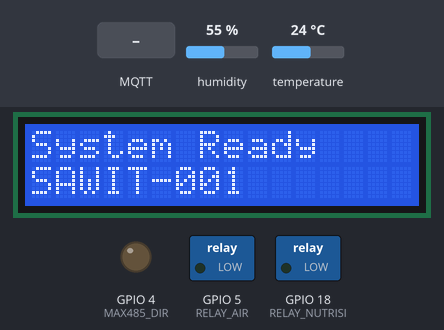
A sketch run on a simulated ESP32. Parts: 16×2 character LCD, switched loads named in the sketch (green lamp = pin HIGH), output pins drawn as LEDs (lit = HIGH). The test bench sets the inputs (shaded band); at power-on: humidity 55 %, temperature 24 °C. WiFi joins after 1.5 s; servers stay silent unless stated; the local clock reads 2024-03-15 10:24:30 at power-on unless the sketch sets it; random numbers use the default seed unless the sketch sets one; no MQTT or app messages arrive unless stated; what the sketch prints to the serial monitor is not drawn.

Above: at 4.8 s.
At 8.8 s:
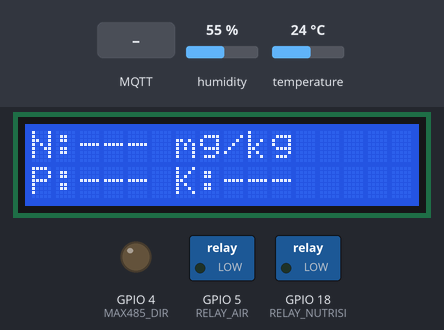
8.9 s: MQTT message "{" arrives on the first subscribed topic
At 13.2 s:
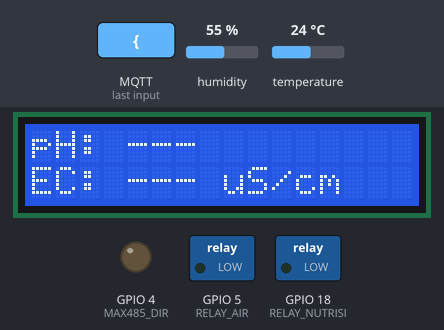
13.8 s: MQTT message "ON" arrives on the first subscribed topic
17.8 s: humidity set to 22 %
At 21.5 s:
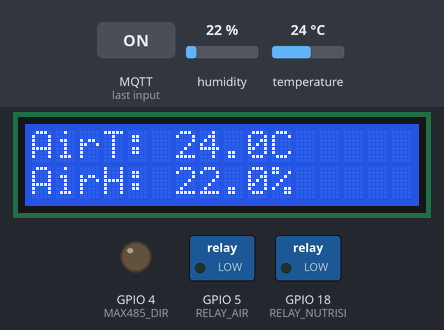
21.9 s: MQTT message "AUTO" arrives on the first subscribed topic
Timing chart, 0 to 24.9 s (numbered marks = the images above; inputs shaded):
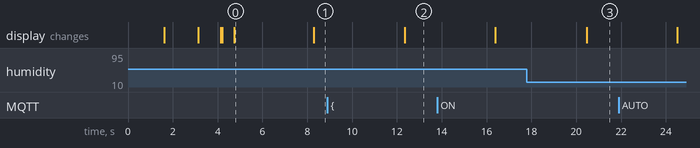

Measured:
- what the display in image 0 shows lasts 3.6 s, from 4.7 s to 8.3 s

The sketch:

sawit_esp32_fixed.ino
```cpp
#include <WiFi.h>
#include <WiFiClientSecure.h>
#include <PubSubClient.h>
#include <ArduinoJson.h>
#include <Wire.h>
#include <LiquidCrystal_I2C.h>
#include <RTClib.h>
#include <DHTesp.h>
#include <ModbusMaster.h>

// ============================================================
// KONFIGURASI
// ============================================================

// ── WiFi ──────────────────────────────────────────────────────
const char* ssid     = "lenovo";
const char* password = "12345678";

// ── MQTT HiveMQ Cloud ─────────────────────────────────────────
const char* mqtt_server = "559ff90d4b154001a8ccc6b560018c8e.s1.eu.hivemq.cloud";
const int   mqtt_port   = 8883;
const char* mqtt_user   = "Rohman";
const char* mqtt_pass   = "Rohman123";
const char* mqtt_topic  = "sawit/sensor/esp32";
const char* mqtt_ctrl   = "sawit/control/#";
const char* DEVICE_ID   = "SAWIT-001";

// ── Buffer MQTT — WAJIB >= panjang payload ────────────────────
#define MQTT_BUFFER_SIZE 512

// ── Pin ───────────────────────────────────────────────────────
#define RXD2          17
#define TXD2          16
#define MAX485_DIR     4
#define DHTPIN        15
#define RELAY_AIR      5
#define RELAY_NUTRISI 18

// ============================================================
// OBJEK GLOBAL
// ============================================================
WiFiClientSecure  espClient;
PubSubClient      client(espClient);
ModbusMaster      node;
DHTesp            dht;
LiquidCrystal_I2C lcd(0x27, 16, 2);
RTC_DS3231        rtc;

// ============================================================
// STATE AKTUATOR
// ============================================================
bool   pumpAir     = false;
bool   pumpNutrisi = false;
String sysMode     = "AUTO";

// ============================================================
// DATA SENSOR
// FIX: inisialisasi NAN bukan 0, agar sensor "belum terbaca"
//      bisa dibedakan dari nilai valid 0
// ============================================================
float soilHum  = NAN, soilTemp = NAN, ph = NAN, ec = NAN;
float nitrogen = NAN, phosphor = NAN, kalium = NAN;
float airTemp  = NAN, airHum   = NAN;

// ── Cache sensor ──────────────────────────────────────────────
float  c_soilHum   = -1,   c_soilTemp = -1, c_ph = -1, c_ec = -1;
float  c_nitrogen  = -1,   c_phosphor = -1, c_kalium = -1;
float  c_airTemp   = -100, c_airHum   = -100;

// ── Cache aktuator ────────────────────────────────────────────
bool   c_pumpAir     = false;
bool   c_pumpNutrisi = false;
String c_sysMode     = "AUTO";

// ── Status Modbus ─────────────────────────────────────────────
bool    modbusOK  = false;
uint8_t modbusErr = 0;

// ── Timer ─────────────────────────────────────────────────────
unsigned long lastSensor  = 0;
unsigned long lastPublish = 0;
unsigned long lastLCD     = 0;
int           lcdPage     = 0;

const unsigned long SENSOR_INTERVAL  = 2000;
const unsigned long PUBLISH_INTERVAL = 30000;

// ── Forward declaration ───────────────────────────────────────
void publishMQTT();

// ============================================================
// HELPER
// ============================================================
String pad2(int n) {
  return (n < 10 ? "0" : "") + String(n);
}

// FIX: helper serialisasi float — kirim "null" kalau NaN
//      sehingga dashboard React mempertahankan nilai terakhir
String fval(float v, int dec) {
  return isnan(v) ? "null" : String(v, dec);
}

// FIX: helper LCD — tampilkan "---" kalau NaN
String fstr(float v, int dec, String unit = "") {
  return isnan(v) ? "---" : (String(v, dec) + unit);
}

// ============================================================
// MODBUS — RS485
// ============================================================
void preTransmission()  { digitalWrite(MAX485_DIR, HIGH); }
void postTransmission() { digitalWrite(MAX485_DIR, LOW);  }

void readModbus() {
  uint8_t result = node.readHoldingRegisters(0x0000, 7);

  if (result == node.ku8MBSuccess) {
    modbusOK  = true;
    modbusErr = 0;

    soilHum  = node.getResponseBuffer(0) / 10.0;
    soilTemp = node.getResponseBuffer(1) / 10.0;
    ec       = node.getResponseBuffer(2) / 10.0;
    ph       = node.getResponseBuffer(3) / 10.0;
    nitrogen = node.getResponseBuffer(4);
    phosphor = node.getResponseBuffer(5);
    kalium   = node.getResponseBuffer(6);

    Serial.printf("[MODBUS] SoilHum:%.1f SoilTemp:%.1f EC:%.1f pH:%.2f N:%.0f P:%.0f K:%.0f\n",
                  soilHum, soilTemp, ec, ph, nitrogen, phosphor, kalium);
  } else {
    modbusOK  = false;
    modbusErr = result;
    Serial.printf("[MODBUS ERROR] Code: 0x%02X\n", result);
    // FIX: tidak reset ke 0 — variabel tetap di nilai terakhir yang valid (atau NAN)
    //      sehingga dashboard tidak menerima nilai 0 palsu
  }
}

// ============================================================
// DHT22
// ============================================================
void readDHT() {
  TempAndHumidity data = dht.getTempAndHumidity();
  // FIX: hanya update kalau baca berhasil (tidak NaN)
  //      jika gagal, airTemp/airHum tetap di nilai sebelumnya
  if (!isnan(data.temperature)) airTemp = data.temperature;
  if (!isnan(data.humidity))    airHum  = data.humidity;
  Serial.printf("[DHT] AirTemp:%s AirHum:%s\n",
                fstr(airTemp, 1).c_str(),
                fstr(airHum,  1).c_str());
}

// ============================================================
// CEK PERUBAHAN SIGNIFIKAN
// FIX: isnan() check agar NAN tidak dianggap "berubah" terus
// ============================================================
bool isChanged() {
  // Aktuator
  if (pumpAir     != c_pumpAir)     return true;
  if (pumpNutrisi != c_pumpNutrisi) return true;
  if (sysMode     != c_sysMode)     return true;

  // Sensor fisik — skip cek kalau nilai masih NAN
  if (!isnan(soilHum)  && abs(soilHum  - c_soilHum)  > 1.0f) return true;
  if (!isnan(soilTemp) && abs(soilTemp - c_soilTemp) > 0.5f) return true;
  if (!isnan(ph)       && abs(ph       - c_ph)       > 0.2f) return true;
  if (!isnan(ec)       && abs(ec       - c_ec)       > 1.0f) return true;
  if (!isnan(nitrogen) && abs(nitrogen - c_nitrogen) > 1.0f) return true;
  if (!isnan(phosphor) && abs(phosphor - c_phosphor) > 1.0f) return true;
  if (!isnan(kalium)   && abs(kalium   - c_kalium)   > 1.0f) return true;
  if (!isnan(airTemp)  && abs(airTemp  - c_airTemp)  > 0.5f) return true;
  if (!isnan(airHum)   && abs(airHum   - c_airHum)   > 1.0f) return true;

  return false;
}

void updateCache() {
  c_pumpAir     = pumpAir;
  c_pumpNutrisi = pumpNutrisi;
  c_sysMode     = sysMode;

  c_soilHum  = soilHum;
  c_soilTemp = soilTemp;
  c_ph       = ph;
  c_ec       = ec;
  c_nitrogen = nitrogen;
  c_phosphor = phosphor;
  c_kalium   = kalium;
  c_airTemp  = airTemp;
  c_airHum   = airHum;
}

// ============================================================
// LCD — rotasi 7 halaman setiap 4 detik
// FIX: gunakan fstr() agar tampil "---" saat sensor belum siap
// ============================================================
void updateLCD() {
  if (millis() - lastLCD < 4000) return;
  lastLCD = millis();
  lcd.clear();

  switch (lcdPage) {
    case 0:
      lcd.setCursor(0, 0); lcd.print("N:" + fstr(nitrogen, 0) + " mg/kg");
      lcd.setCursor(0, 1); lcd.print("P:" + fstr(phosphor, 0) + " K:" + fstr(kalium, 0));
      break;
    case 1:
      lcd.setCursor(0, 0); lcd.print("pH: "  + fstr(ph, 2));
      lcd.setCursor(0, 1); lcd.print("EC: "  + fstr(ec, 1) + " uS/cm");
      break;
    case 2:
      lcd.setCursor(0, 0); lcd.print("SoilHum: " + fstr(soilHum,  1) + "%");
      lcd.setCursor(0, 1); lcd.print("SoilTmp: " + fstr(soilTemp, 1) + "C");
      break;
    case 3:
      lcd.setCursor(0, 0); lcd.print("AirT: " + fstr(airTemp, 1) + "C");
      lcd.setCursor(0, 1); lcd.print("AirH: " + fstr(airHum,  1) + "%");
      break;
    case 4: {
      DateTime now = rtc.now();
      lcd.setCursor(0, 0);
      lcd.print(pad2(now.hour()) + ":" + pad2(now.minute()) + ":" + pad2(now.second()));
      lcd.setCursor(0, 1);
      lcd.print(pad2(now.day()) + "/" + pad2(now.month()) + "/" + String(now.year()));
      break;
    }
    case 5:
      lcd.setCursor(0, 0);
      lcd.print("PmpAir:" + String(pumpAir ? "ON" : "OFF") +
                " Ntr:" + String(pumpNutrisi ? "ON" : "OFF"));
      lcd.setCursor(0, 1);
      lcd.print("Mode:" + sysMode + " " + String(WiFi.RSSI()) + "dB");
      break;
    case 6:
      lcd.setCursor(0, 0);
      lcd.print(modbusOK ? "MODBUS: OK" : "MODBUS: ERR");
      lcd.setCursor(0, 1);
      lcd.print("ErrCode: 0x" + String(modbusErr, HEX));
      break;
  }

  if (++lcdPage > 6) lcdPage = 0;
}

// ============================================================
// MQTT CALLBACK
// ============================================================
void mqttCallback(char* topic, byte* payload, unsigned int length) {
  String topicStr = String(topic);
  String msg      = "";

  for (unsigned int i = 0; i < length; i++) msg += (char)payload[i];
  Serial.printf("[MQTT IN] %s → %s\n", topic, msg.c_str());

  String value = msg;

  if (msg.startsWith("{")) {
    StaticJsonDocument<256> doc;
    DeserializationError err = deserializeJson(doc, msg);
    if (!err && doc.containsKey("value")) {
      value = doc["value"].as<String>();
      Serial.printf("[MQTT] JSON parsed, value: %s\n", value.c_str());
    } else {
      Serial.println("[MQTT] JSON parse gagal atau field 'value' tidak ada, skip.");
      return;
    }
  }

  if (topicStr.endsWith("pump_air")) {
    pumpAir = (value == "ON");
    digitalWrite(RELAY_AIR, pumpAir ? HIGH : LOW);
    Serial.printf("[CTRL] Pompa Air: %s\n", pumpAir ? "ON" : "OFF");
    publishMQTT();
  }
  else if (topicStr.endsWith("pump_nutrisi")) {
    pumpNutrisi = (value == "ON");
    digitalWrite(RELAY_NUTRISI, pumpNutrisi ? HIGH : LOW);
    Serial.printf("[CTRL] Pompa Nutrisi: %s\n", pumpNutrisi ? "ON" : "OFF");
    publishMQTT();
  }
  else if (topicStr.endsWith("mode")) {
    if (value == "AUTO" || value == "MANUAL") {
      sysMode = value;
      Serial.printf("[CTRL] Mode: %s\n", sysMode.c_str());
      publishMQTT();
    }
  }
}

// ============================================================
// WIFI
// ============================================================
void setupWifi() {
  lcd.clear(); lcd.print("Connecting WiFi");
  Serial.print("WiFi: menghubungkan");
  WiFi.begin(ssid, password);

  int attempts = 0;
  while (WiFi.status() != WL_CONNECTED && attempts < 20) {
    delay(500); Serial.print("."); attempts++;
  }

  if (WiFi.status() == WL_CONNECTED) {
    Serial.printf("\nWiFi OK — IP: %s\n", WiFi.localIP().toString().c_str());
    lcd.clear(); lcd.print("WiFi Connected");
  } else {
    Serial.println("\nWiFi GAGAL — lanjut offline");
    lcd.clear(); lcd.print("WiFi FAILED");
  }
  delay(1000);
}

// ============================================================
// MQTT RECONNECT
// ============================================================
void mqttReconnect() {
  int attempts = 0;
  while (!client.connected() && attempts < 5) {
    lcd.clear(); lcd.print("MQTT Connecting");
    String clientId = String(DEVICE_ID) + "-" + String(random(1000, 9999));
    Serial.printf("MQTT connect sebagai %s...\n", clientId.c_str());

    if (client.connect(clientId.c_str(), mqtt_user, mqtt_pass)) {
      client.subscribe(mqtt_ctrl);
      Serial.println("MQTT terhubung.");
      lcd.clear(); lcd.print("MQTT Connected");
      delay(500);
      return;
    }

    Serial.printf("MQTT gagal rc=%d, coba lagi...\n", client.state());
    delay(2000);
    attempts++;
  }
}

// ============================================================
// PUBLISH MQTT
// FIX: gunakan fval() untuk semua field sensor fisik
//      → kirim "null" ke JSON kalau sensor belum/gagal baca
//      → dashboard React akan pertahankan nilai terakhir yang valid
// ============================================================
void publishMQTT() {
  if (!client.connected()) {
    Serial.println("[MQTT] Tidak terhubung, reconnect dulu...");
    mqttReconnect();
    if (!client.connected()) {
      Serial.println("[MQTT] Reconnect gagal, skip publish.");
      return;
    }
  }

  DateTime now = rtc.now();
  String timeStr = pad2(now.hour())   + ":" + pad2(now.minute()) + ":" + pad2(now.second());
  String dateStr = pad2(now.day())    + "/" + pad2(now.month())  + "/" + String(now.year());

  String payload = "{";

  payload += "\"device_id\":\""    + String(DEVICE_ID) + "\",";
  payload += "\"device_status\":\"ONLINE\",";
  payload += "\"time\":\""         + timeStr            + "\",";
  payload += "\"date\":\""         + dateStr            + "\",";
  payload += "\"wifi_signal\":"    + String(WiFi.RSSI())+ ",";

  // FIX: fval() → null jika NaN, bukan 0
  payload += "\"soil_hum\":"       + fval(soilHum,  1)  + ",";
  payload += "\"soil_temp\":"      + fval(soilTemp, 1)  + ",";
  payload += "\"ph\":"             + fval(ph,        2)  + ",";
  payload += "\"ec\":"             + fval(ec,        1)  + ",";

  payload += "\"npk\":{";
  payload += "\"nitrogen\":"   + fval(nitrogen, 0) + ",";
  payload += "\"phosphorus\":" + fval(phosphor, 0) + ",";
  payload += "\"potassium\":"  + fval(kalium,   0);
  payload += "},";

  // FIX: fval() → null jika NaN, bukan 0
  payload += "\"temperature\":" + fval(airTemp, 1) + ",";
  payload += "\"humidity\":"    + fval(airHum,  1) + ",";

  payload += "\"pump_air\":\""     + String(pumpAir     ? "ON" : "OFF") + "\",";
  payload += "\"pump_nutrisi\":\"" + String(pumpNutrisi ? "ON" : "OFF") + "\",";
  payload += "\"mode\":\""         + sysMode + "\"";

  payload += "}";

  Serial.printf("[MQTT] Ukuran payload: %d byte (buffer: %d)\n",
                payload.length(), MQTT_BUFFER_SIZE);

  if ((int)payload.length() >= MQTT_BUFFER_SIZE) {
    Serial.println("[ERROR] Payload terlalu besar! Naikkan MQTT_BUFFER_SIZE.");
    return;
  }

  bool ok = client.publish(mqtt_topic, payload.c_str());

  if (ok) {
    Serial.println("[MQTT OK] " + payload);
    updateCache();
    lastPublish = millis();
  } else {
    Serial.println("[MQTT FAIL] Coba reconnect + retry...");
    client.disconnect();
    delay(300);
    mqttReconnect();
    ok = client.publish(mqtt_topic, payload.c_str());
    if (ok) {
      Serial.println("[MQTT RETRY OK]");
      updateCache();
      lastPublish = millis();
    } else {
      Serial.printf("[MQTT RETRY FAIL] State: %d\n", client.state());
    }
  }
}

// ============================================================
// SETUP
// ============================================================
void setup() {
  Serial.begin(115200);

  pinMode(RELAY_AIR,     OUTPUT); digitalWrite(RELAY_AIR,     LOW);
  pinMode(RELAY_NUTRISI, OUTPUT); digitalWrite(RELAY_NUTRISI, LOW);
  pinMode(MAX485_DIR,    OUTPUT); digitalWrite(MAX485_DIR,    LOW);

  Serial2.begin(4800, SERIAL_8N1, RXD2, TXD2);
  node.begin(1, Serial2);
  node.preTransmission(preTransmission);
  node.postTransmission(postTransmission);

  Wire.begin(21, 22);
  lcd.init();
  lcd.backlight();
  dht.setup(DHTPIN, DHTesp::DHT22);

  if (!rtc.begin()) {
    lcd.clear(); lcd.print("RTC ERROR!");
    Serial.println("RTC tidak ditemukan!");
    while (1) delay(100);
  }
  if (rtc.lostPower()) {
    Serial.println("RTC lost power, sinkronisasi waktu kompilasi.");
    rtc.adjust(DateTime(F(__DATE__), F(__TIME__)));
  }

  lcd.clear();
  lcd.setCursor(0, 0); lcd.print("SAWIT.IO v2.0");
  lcd.setCursor(0, 1); lcd.print("Inisialisasi...");
  delay(1500);

  espClient.setInsecure();
  setupWifi();

  client.setServer(mqtt_server, mqtt_port);
  client.setCallback(mqttCallback);
  client.setBufferSize(MQTT_BUFFER_SIZE);
  mqttReconnect();

  lcd.clear();
  lcd.setCursor(0, 0); lcd.print("System Ready");
  lcd.setCursor(0, 1); lcd.print(DEVICE_ID);
  Serial.println("=== SYSTEM READY ===");
  delay(1500);
}

// ============================================================
// LOOP
// ============================================================
void loop() {
  if (!client.connected()) mqttReconnect();
  client.loop();

  if (millis() - lastSensor >= SENSOR_INTERVAL) {
    lastSensor = millis();
    readModbus();
    readDHT();
  }

  updateLCD();

  bool changeTrigger = isChanged();
  bool timeTrigger   = (millis() - lastPublish >= PUBLISH_INTERVAL);

  if (changeTrigger || timeTrigger) {
    publishMQTT();
  }
}
```
